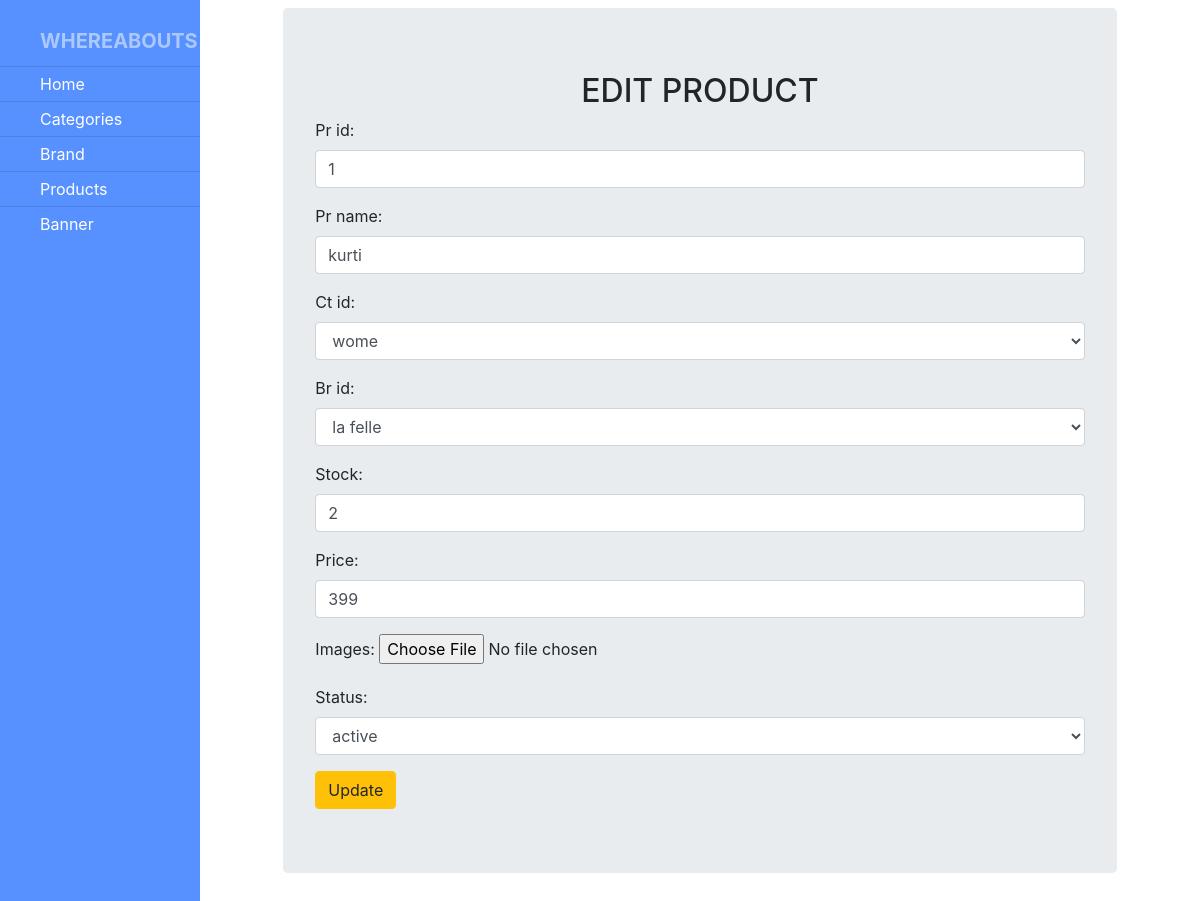
The app's page /editpro/1, older data.
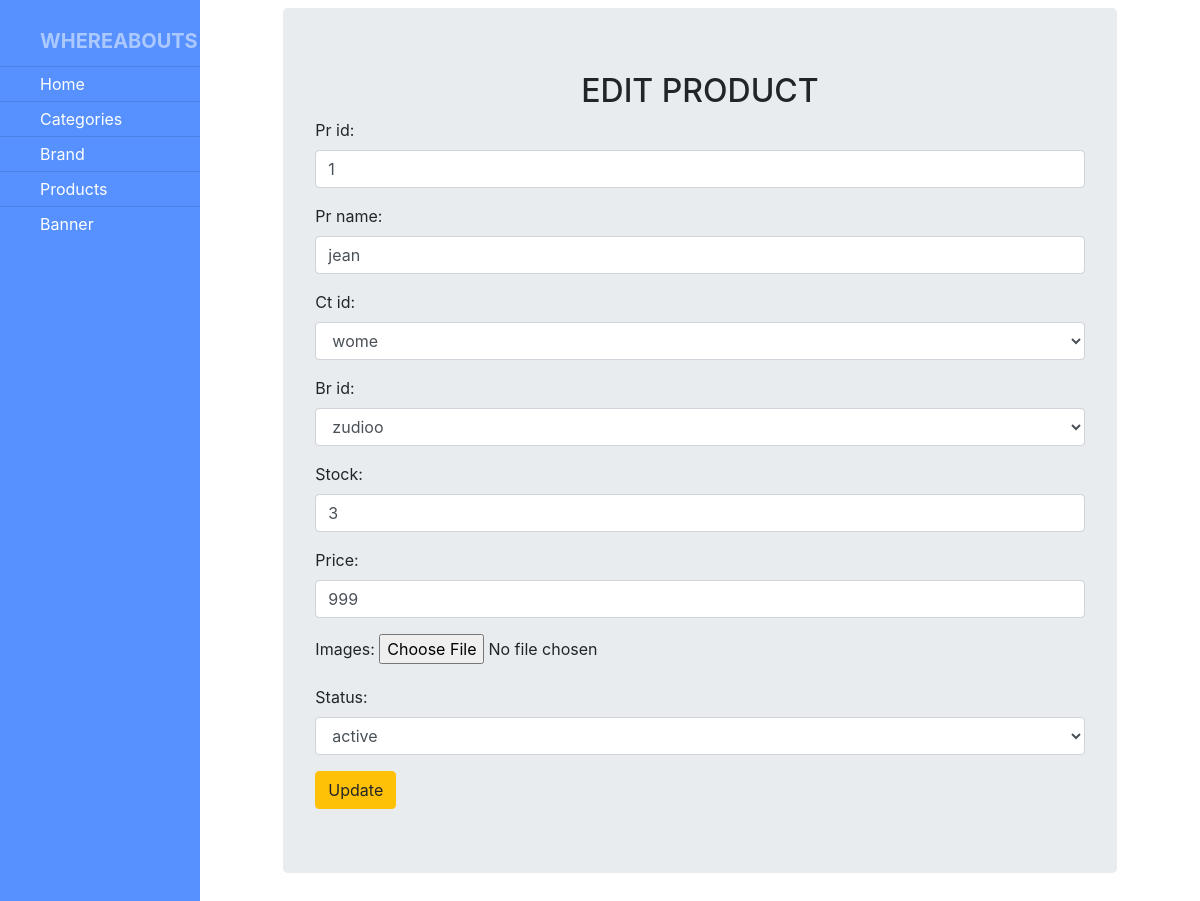
The same page, newer data.
### api/models.py (models this page shows)
class Products(models.Model):
    pr_id=models.IntegerField(primary_key=True)
    pr_name=models.CharField(max_length=100)
    ct_id=models.ForeignKey(Category,on_delete=models.CASCADE)
    br_id=models.ForeignKey(Brand,on_delete=models.CASCADE)
    stock=models.IntegerField()
    price=models.IntegerField()
    images=models.ImageField(upload_to="product_images")
    status = models.BooleanField(default=True,choices = default_status_choice)

class Brand(models.Model):
    br_id=models.IntegerField(primary_key=True)
    br_name=models.CharField(max_length=100,unique=True)
    status = models.BooleanField(default=True,choices = default_status_choice)

### new_admin/views.py (the view, shortened to what this page needs)
# urls.py: path('editpro/<int:pk>',EditProducts.as_view(),name='editpro'),
class EditProducts(UpdateView):
    model=Products
    form_class=ProductForm
    template_name="editproducts.html"
    success_url=reverse_lazy('pro')
    pk_url_kwarg='pk'

### new_admin/templates/editproducts.html (shortened to what this page needs)
{% extends 'sidebar.html' %}
{% block nav %}
<div class="row">
    <div class="col-1"></div>
    <div  class="col-10 jumbotron mt-2">
        <h2 style="text-align: center;">EDIT PRODUCT</h2>
        <form action="" method="post" enctype="multipart/form-data">
            {{form.as_p}}
            <button type="submit" class="btn btn-warning">Update</button>
        </form>
    </div>
    <div class="col-1"></div>
</div>
{% endblock nav %}

Row changes from the older to the newer data that the page shows:
changed Products "active": pr_name "kurti" → "jean"; stock "2" → "3"; price "399" → "999"
changed Brand: br_id "la felle" → "zudioo"
